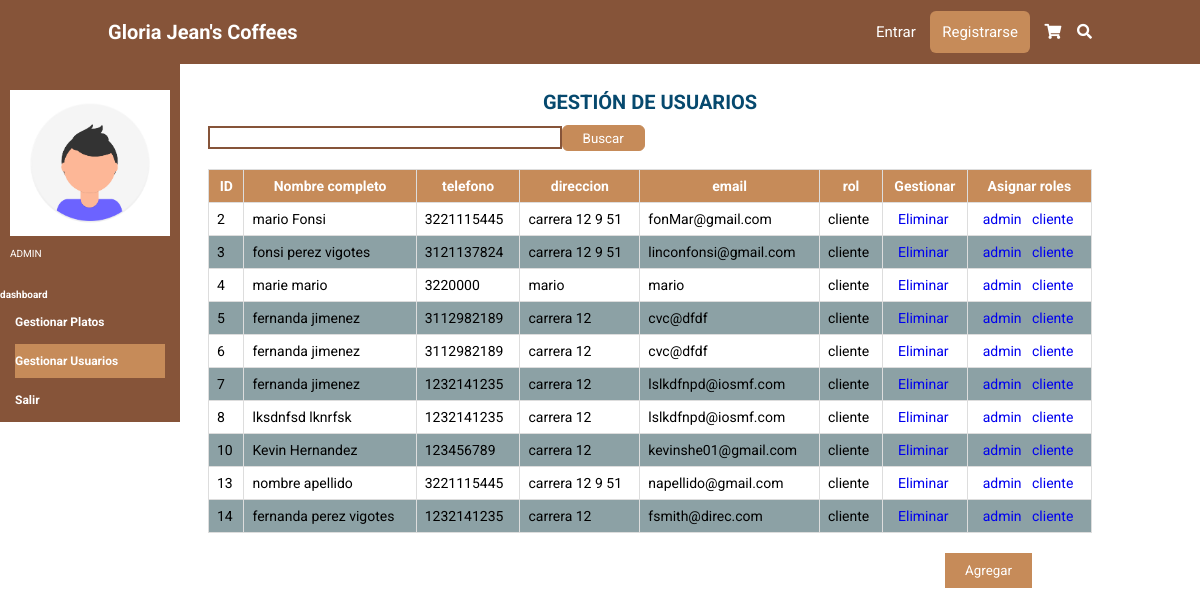
Page /dashboard/usuarios/ on the earlier database version.
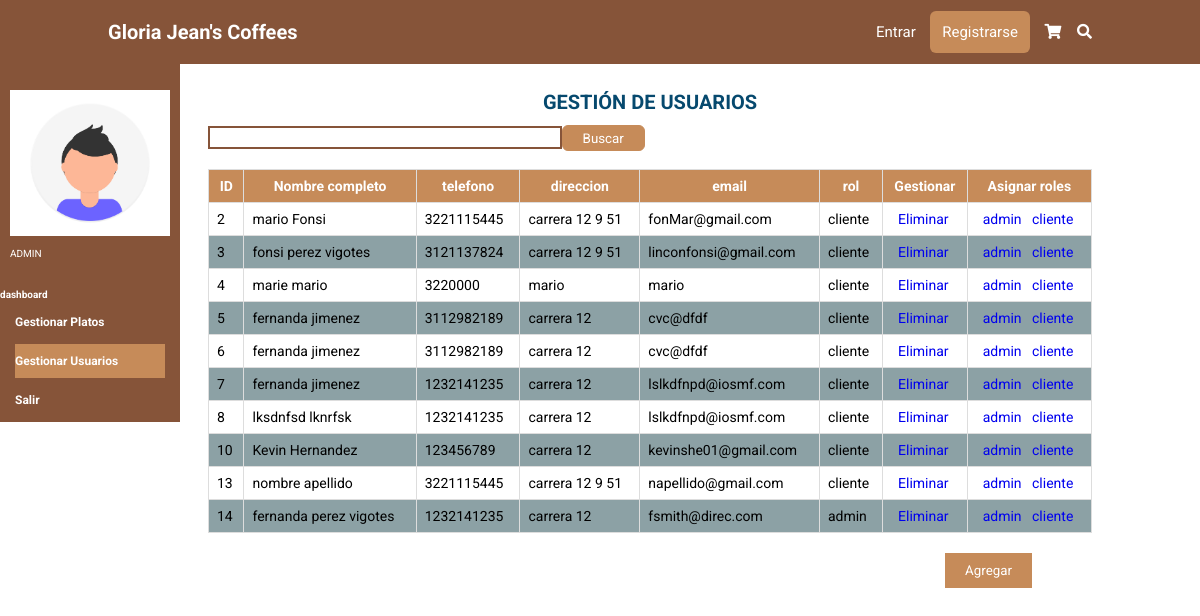
Same page on the later database version.
### tables this page shows
CREATE TABLE usuario (id_usuario INTEGER PRIMARY KEY AUTOINCREMENT NOT NULL UNIQUE, nombre STRING (100) NOT NULL, apellido STRING (100) NOT NULL, telefono INTEGER NOT NULL, direccion STRING (50) NOT NULL, email STRING (100) NOT NULL, user STRING (50) NOT NULL UNIQUE, contraseña STRING (100) NOT NULL, rol STRING (20) NOT NULL DEFAULT cliente, estado CHAR (1) DEFAULT A NOT NULL);

### app.py (the view, shortened to what this page needs)
@app.route('/dashboard/usuarios/', methods=['GET', 'POST'])
def usuarios():
    form = search()
    print(request.args.get('cliente'))
    if request.method == 'GET':
        sql = f'SELECT * FROM usuario WHERE id_usuario > 1 '
        res = seleccion(sql)
    return render_template('usuarios.html', form=form, titulo='dashboard', res=res)

### forms.py
class search(FlaskForm):
    seh = TextField('Buscar')

### conexion.py (called while the page is built)
def seleccion(sql) -> list:
    try:
        with sqlite3.connect(URL_DB) as con:
            cur = con.cursor()
            res = cur.execute(sql).fetchall()
    except Exception:
        res = None
    return res

### templates/usuarios.html
{% extends 'base.html' %}
{% block cuerpo %}
    <section class="Gplatos">
        <div class="aside">
            <div class="user">
                <img src="{{ url_for('static',filename='img/foto.png')}}" class="fotico-dashboard" alt="" >
                <p class="rol">ADMIN</p>
            </div>
            <div class="plataforma">
                <h4>dashboard</h4>
            </div>
             <nav class="navbar-aside">
              <a href='/dashboard/platos/' class="dashboard-usuarios" >Gestionar Platos</a>
              <a href='/dashboard/usuarios/' class="dashboard-platos">Gestionar Usuarios</a>
              <a href='/salir'>Salir</a>
            </nav>
        </div>
        <div class="tabla">
          <h1 class="text-title">GESTI&Oacute;N DE USUARIOS</h1><br>
          <form name='fbuscarD' id='fbuscarD' action='' method='POST'>
            <div class="buscar-plato">
              {{ form.seh(class="buscar") }}
              <input type="submit" class="btn_buscar" value="Buscar">
            </div>
          </form>
              <table>
                  <tr>
                    <th>ID</th>
                    <th>Nombre completo</th>
                    <th>telefono</th>
                    <th>direccion</th>
                    <th>email</th>
                    <th>rol</th>
                    <th>Gestionar</th>
                    <th>Asignar roles</th>
                  </tr>
                  {% for i in res %}
                  <tr>
                    <td>{{ i[0] }}</td>
                    <td>{{ i[1] }} {{ i[2] }}</td>
                    <td>{{ i[3] }}</td>
                    <td>{{ i[4] }}</td>
                    <td>{{ i[5] }}</td>
                    <td>{{ i[8] }}</td>
                    <td><a href='/delete/?id_user={{i[0]}}'>&nbsp; Eliminar</a></td>
                    <td><a href='/asignarRol/?admin={{i[0]}}'>&nbsp; admin</a><a href='/asignarRol/?cliente={{i[0]}}'> &nbsp; cliente</a> </td>
                  </tr>
                  {% endfor%}
                </table>
                <div class="botones">
                  <a href='/sign_in/'><input type="submit" value="Agregar" ></a>
              </div>
          </div>
    </section>
{% endblock %}

Differences in the rows shown:
changed usuario "fsmith@direc.com": rol "cliente" → "admin"
